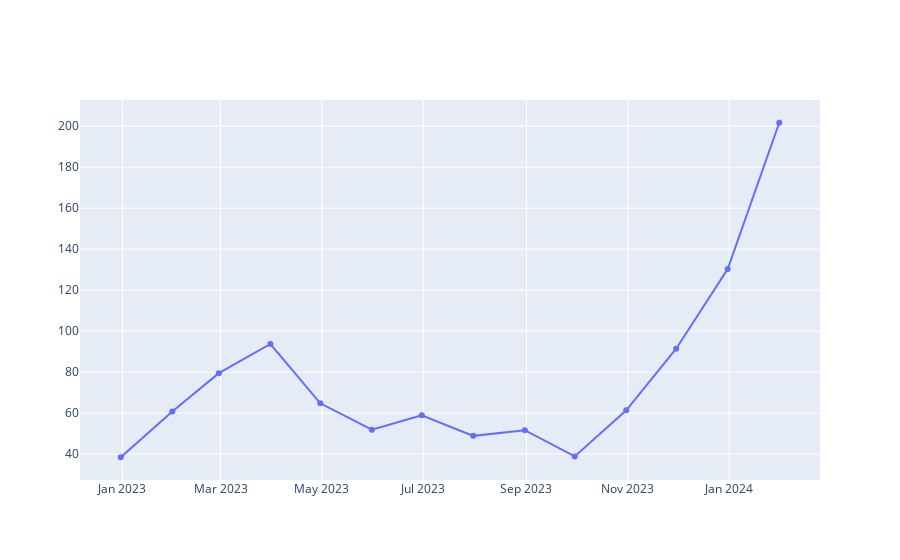

Source (notebook cell):
### Code cell
monthly_data = data['Weighted_Price'].resample('M').mean()

# Now create your plot with the resampled data
btc_trace = go.Scatter(x=monthly_data.index, y=monthly_data, name='Monthly Average Price')

# Plot the data
py.iplot([btc_trace])

### Figure 1 — Plotly figure (JSON) as saved in the notebook; plotly's stock layout.template omitted (floating-point values rounded to 4 significant figures)
{"data": [{"name": "Monthly Average Price", "type": "scatter", "x": ["2022-12-31T00:00:00", "2023-01-31T00:00:00", "2023-02-28T00:00:00", "2023-03-31T00:00:00", "2023-04-30T00:00:00", "2023-05-31T00:00:00", "2023-06-30T00:00:00", "2023-07-31T00:00:00", "2023-08-31T00:00:00", "2023-09-30T00:00:00", "2023-10-31T00:00:00", "2023-11-30T00:00:00", "2023-12-31T00:00:00", "2024-01-31T00:00:00"], "y": [38.45, 60.82, 79.5, 93.72, 64.78, 51.91, 58.94, 48.89, 51.65, 38.88, 61.38, 91.44, 130.3, 201.7]}], "layout": {}}
